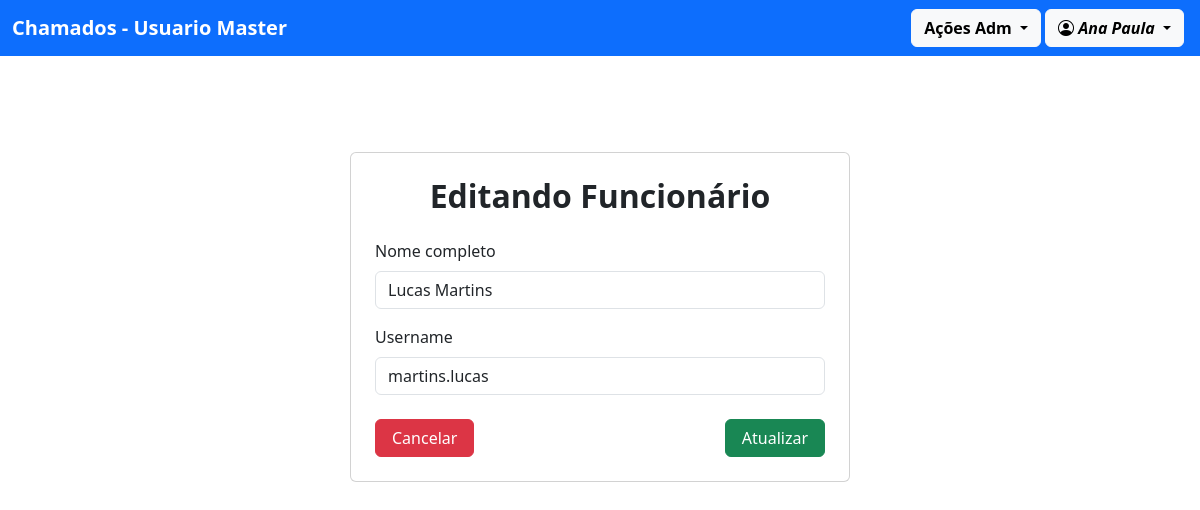
The app's page /usuario/atualizar/4 (signed in), older data.
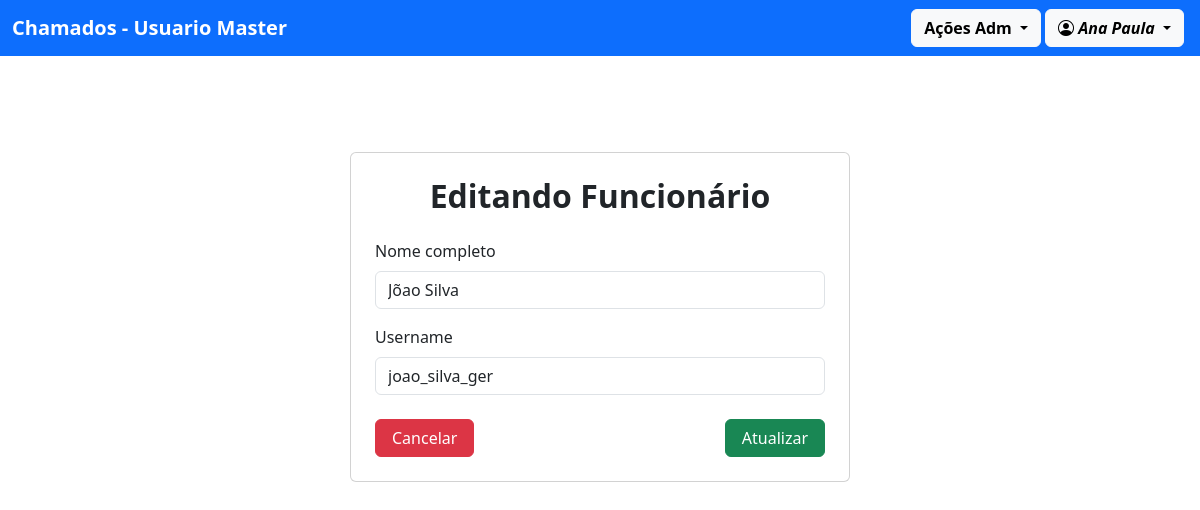
The same page, newer data.
### usuario/models.py (models this page shows)
class Perfil(models.Model):
    user = models.OneToOneField(User, on_delete=models.CASCADE)
    nome_completo = models.CharField(max_length=255)
    adm = models.BooleanField(default=False)
    def __str__(self):
        return f"{self.nome_completo}"
    class Meta:
        ordering = ["nome_completo"]

### usuario/views.py (the view, shortened to what this page needs)
# urls.py: path('atualizar/<int:id>', views.atualizar, name="atualizar"),
def atualizar(request, id):
    perfil = get_object_or_404(Perfil, id=id)
    if request.method == "GET":
        print(request.user.perfil.adm)
        return render(request, 'adm/editar_funcionario.html', {'perfil': perfil})

### chamado/templates/adm/editar_funcionario.html (shortened to what this page needs)
{% extends "modelo.html" %}
{% block content %}
<div class="container d-flex justify-content-center mt-5">
    <div class="card p-4" style="max-width: 500px; width: 100%;">
        <h2 class="fw-bold mb-4 text-center">Editando Funcionário</h2>
        <form action="{% url 'atualizar' perfil.id%}" method="POST">{% csrf_token %}
            <div class="mb-3">
                <label class="form-label">Nome completo</label>
                <input type="text" name="nome_completo" class="form-control" value="{{ perfil.nome_completo }}" placeholder="Digite o nome" required>
            </div>
            <div class="mb-4">
                <label class="form-label">Username</label>
                <input type="text" name="username" class="form-control" value="{{ perfil.user.username }}" placeholder="Digite o nome" required>
            </div>
            <div class="d-flex justify-content-between">
                <button class="btn btn-danger px-3" onclick="history.back()">Cancelar</button>
                <button type="submit" class="btn btn-success px-3">Atualizar</button>
            </div>
        </form>
    </div>
</div>
{% endblock %}

Row changes from the older to the newer data that the page shows:
changed Perfil: nome_completo "Lucas Martins" → "Jõao Silva"; username "martins.lucas" → "joao_silva_ger"
